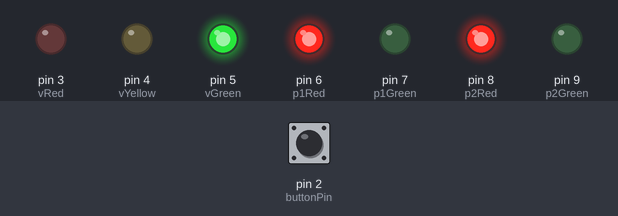
A sketch run on a simulated Arduino Uno, built with avr-gcc and run on an emulated ATmega328P. Shown: output pins drawn as LEDs (lit = HIGH). The inputs (shaded band) are chosen by the test bench; at power-on: pin 2 (buttonPin) LOW.

Above: at 1.2 s.
1.3 s: pin 2 (buttonPin) pulled HIGH for 0.15 s
At 4.2 s:
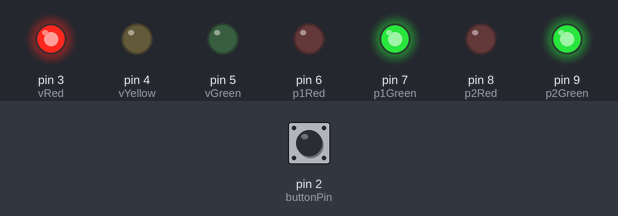
At 9.2 s:
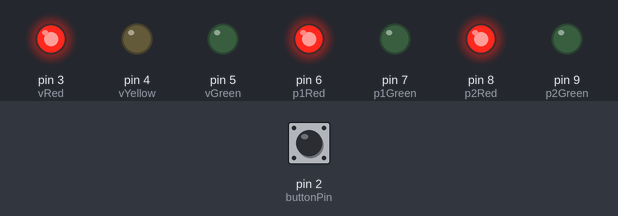
Timing chart, 0 to 13.3 s (numbered marks = the images above; inputs shaded):
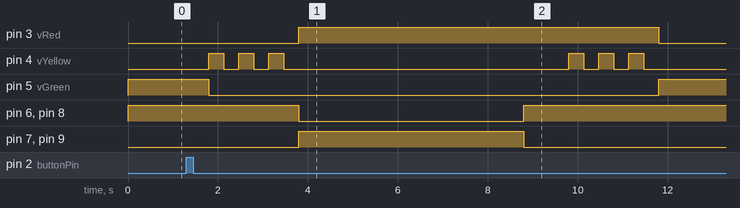

The sketch:

tugas_41.ino
```cpp
// PIN CONFIGURATION
const int vRed = 3, vYellow = 4, vGreen = 5;
const int p1Red = 6, p1Green = 7;
const int p2Red = 8, p2Green = 9;
const int buttonPin = 2;

volatile bool adaPejalan = false;

void setup() {
  // Semua LED sebagai Output
  pinMode(vRed, OUTPUT); pinMode(vYellow, OUTPUT); pinMode(vGreen, OUTPUT);
  pinMode(p1Red, OUTPUT); pinMode(p1Green, OUTPUT);
  pinMode(p2Red, OUTPUT); pinMode(p2Green, OUTPUT);

  // Tombol sebagai Input
  pinMode(buttonPin, INPUT);

  // Pasang Interupsi: Deteksi saat tombol ditekan
  attachInterrupt(digitalPinToInterrupt(buttonPin), requestCross, RISING);

  // Kondisi Default: Kendaraan HIJAU, Pedestrian MERAH
  kondisiNormal();
}

void loop() {
  if (adaPejalan) {
    prosesPenyeberangan();
    adaPejalan = false;
  }
}

// FUNGSI LOGIKA
void requestCross() {
  adaPejalan = true;
}

void kondisiNormal() {
  digitalWrite(vGreen, HIGH);
  digitalWrite(vYellow, LOW);
  digitalWrite(vRed, LOW);
  digitalWrite(p1Red, HIGH); digitalWrite(p1Green, LOW);
  digitalWrite(p2Red, HIGH); digitalWrite(p2Green, LOW);
}

void prosesPenyeberangan() {
  delay(500);

  // 1. Kendaraan: Hijau MATI, Kuning KEDIP 3x (Transisi Berhenti)
  digitalWrite(vGreen, LOW);
  for (int i = 0; i < 3; i++) {
    digitalWrite(vYellow, HIGH); delay(333);
    digitalWrite(vYellow, LOW); delay(333);
  }

  // 2. Kendaraan MERAH, Pedestrian HIJAU (Orang Jalan)
  digitalWrite(vRed, HIGH);
  digitalWrite(p1Red, LOW); digitalWrite(p1Green, HIGH);
  digitalWrite(p2Red, LOW); digitalWrite(p2Green, HIGH);

  delay(5000);

  // 3. Pedestrian Kembali MERAH
  digitalWrite(p1Green, LOW); digitalWrite(p1Red, HIGH);
  digitalWrite(p2Green, LOW); digitalWrite(p2Red, HIGH);

  delay(1000);

  // 4. Kendaraan: Kuning KEDIP 3x (Transisi Jalan)
  for (int i = 0; i < 3; i++) {
    digitalWrite(vYellow, HIGH); delay(333);
    digitalWrite(vYellow, LOW); delay(333);
  }

  // Selesai, kembali ke Hijau Kendaraan
  digitalWrite(vRed, LOW);
  kondisiNormal();
}
```

Measured:
- after the input at 1.3 s, pin 3 (vRed): LOW → HIGH after 2.5 s, → LOW 8.0 s later; pin 4 (vYellow): LOW → HIGH after 0.50 s, → LOW 0.33 s later, → HIGH 0.33 s later, → LOW 0.33 s later, … (12 changes in this stretch)
